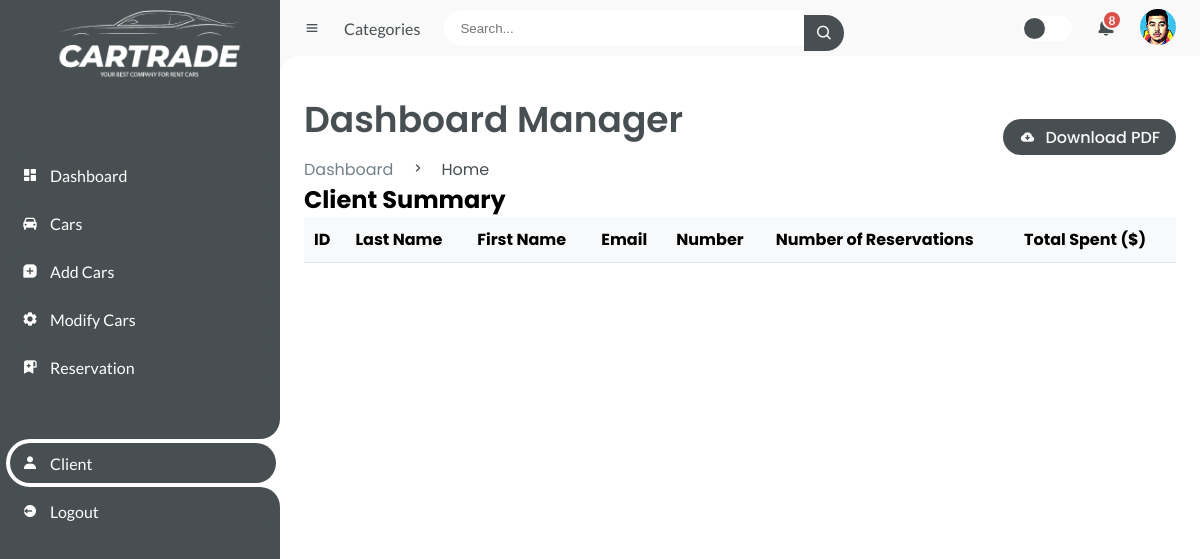
Before: /client_summary with the older database file.
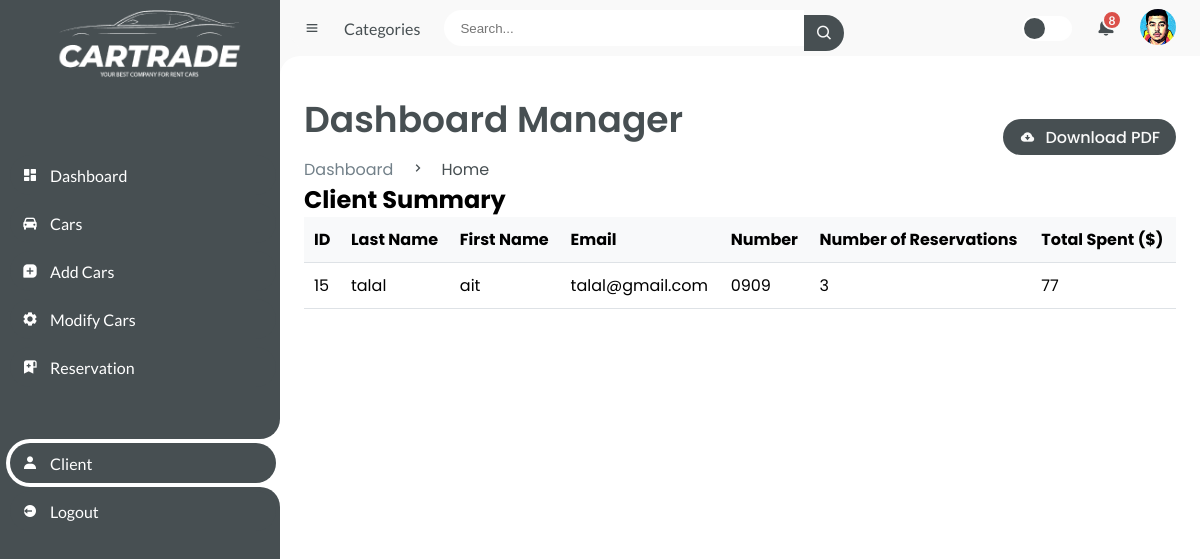
After: the same page with the newer database file.
### tables this page shows
CREATE TABLE client (
                id_client INTEGER PRIMARY KEY AUTOINCREMENT,
                nom TEXT NOT NULL,
                prenom TEXT NOT NULL,
                email TEXT NOT NULL,
                telephone TEXT NOT NULL);

### app.py (the view)
@app.route('/client_summary')
def client_summary():
    conn = sqlite3.connect('loc.db')
    cursor = conn.cursor()
    cursor.execute("SELECT * FROM client")
    clients = cursor.fetchall()
    client_summaries = []
    for client in clients:
        client_id = client[0]
        nom = client[1]
        prenom = client[2]
        email = client[3]
        telephone = client[4]
        cursor.execute("SELECT COUNT(*) FROM reservation WHERE id_client=?", (client_id,))
        num_reservations = cursor.fetchone()[0]
        cursor.execute("""
            SELECT SUM(voiture.prix)
            FROM reservation
            JOIN voiture ON reservation.id_voiture = voiture.id_voiture
            WHERE reservation.id_client=? AND reservation.status != 'Refused'
        """, (client_id,))
        total_spent = cursor.fetchone()[0] or 0  # Handle None (no reservations)
        summary = {
            'id': client_id,
            'nom': nom,
            'prenom': prenom,
            'email': email,
            'telephone': telephone,
            'num_reservations': num_reservations,
            'total_spent': total_spent
        }
        client_summaries.append(summary)
    conn.close()
    return render_template('client_summary.html', client_summaries=client_summaries)

### templates/client_summary.html (shortened to what this page needs)
<!DOCTYPE html>
<html lang="en">
  <head>
    <link
      href="https://unpkg.com/boxicons@2.0.9/css/boxicons.min.css"
      rel="stylesheet"
    />
    <link
      rel="stylesheet"
      type="text/css"
      href="{{ url_for('static', filename='styleman.css') }}"
    />
  </head>
  <body>
    <section id="sidebar">
      <a href="/" class="brand">
        <img src="{{ url_for('static', filename= 'photo/hhhh.png')}}" alt="" />
      </a>
      <ul class="side-menu top">
        <li>
          <a href="/home">
            <i class="bx bxs-dashboard"></i>
            <span class="text">Dashboard</span>
          </a>
        </li>
        <li>
          <a href="/manager_cars">
            <i class="bx bxs-car"></i>
            <span class="text">Cars</span>
          </a>
        </li>
        <li>
          <a href="/manager_dashboard">
            <i class="bx bxs-message-square-add"></i>
            <span class="text">Add Cars</span>
          </a>
        </li>
        <li>
          <a href="#">
            <i class="bx bxs-cog"></i>
            <span class="text">Modify Cars</span>
          </a>
        </li>
        <li>
          <a href="/reservations">
            <i class="bx bxs-bookmark-alt-plus"></i>
            <span class="text">Reservation</span>
          </a>
        </li>
      </ul>
      <ul class="side-menu">
        <li class="active">
          <a href="#">
            <i class="bx bxs-user"></i>
            <span class="text">Client</span>
          </a>
        </li>
        <li>
          <a href="/" class="logout">
            <i class="bx bxs-log-out-circle"></i>
            <span class="text">Logout</span>
          </a>
        </li>
      </ul>
    </section>
    <section id="content">
      <nav>
        <i class="bx bx-menu"></i>
        <a href="#" class="nav-link">Categories</a>
        <form action="#">
          <div class="form-input">
            <input type="search" placeholder="Search..." />
            <button type="submit" class="search-btn">
              <i class="bx bx-search"></i>
            </button>
          </div>
        </form>
        <label for="switch-mode" class="switch-mode"></label>
        <a href="#" class="notification">
          <span class="num">8</span>
        </a>
        <a href="/manager_profile" class="profile">
          <img
            src="{{ url_for('static', filename= 'photo/img/talal.png')}}"
            alt=""
          />
        </a>
      </nav>
      <main>
        <div class="head-title">
          <div class="left">
            <h1>Dashboard Manager</h1>
            <ul class="breadcrumb">
              <li>
                <a href="#">Dashboard</a>
              </li>
              <li><i class="bx bx-chevron-right"></i></li>
              <li>
                <a class="active" href="#">Home</a>
              </li>
            </ul>
          </div>
          <a href="#" class="btn-download">
            <i class="bx bxs-cloud-download"></i>
            <span class="text">Download PDF</span>
          </a>
        </div>
        <h1>Client Summary</h1>
    <table>
        <thead>
            <tr>
                <th>ID</th>
                <th>Last Name</th>
                <th>First Name</th>
                <th>Email</th>
                <th>Number</th>
                <th>Number of Reservations</th>
                <th>Total Spent ($)</th>
            </tr>
        </thead>
        <tbody>
            {% for summary in client_summaries %}
            <tr>
                <td>{{summary['id']}}</td>
                <td>{{ summary['nom'] }}</td>
                <td>{{ summary['prenom'] }}</td>
                <td>{{ summary['email'] }}</td>
                <td>{{ summary['telephone'] }}</td>
                <td>{{ summary['num_reservations'] }}</td>
                <td>{{ summary['total_spent'] }}</td>
            </tr>
            {% endfor %}
        </tbody>
    </table>
      </main>
    </section>
  </body>
</html>

Changed rows visible on the page:
added client: id "15", nom "talal", prenom "ait", email "talal@gmail.com", telephone "0909", num_reservations "3", total_spent "77"
